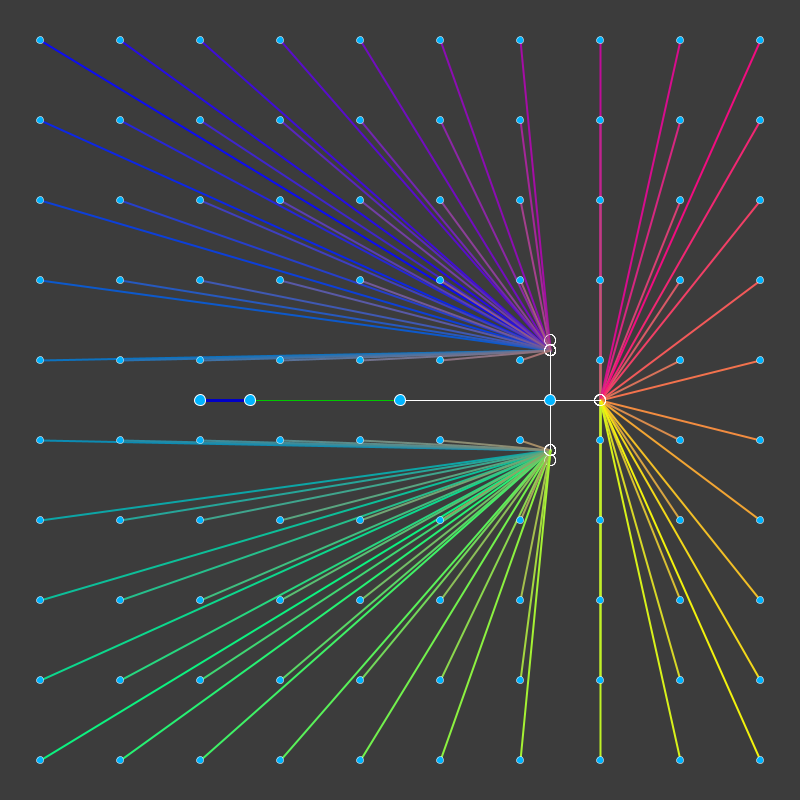
Frame 1 (no input)
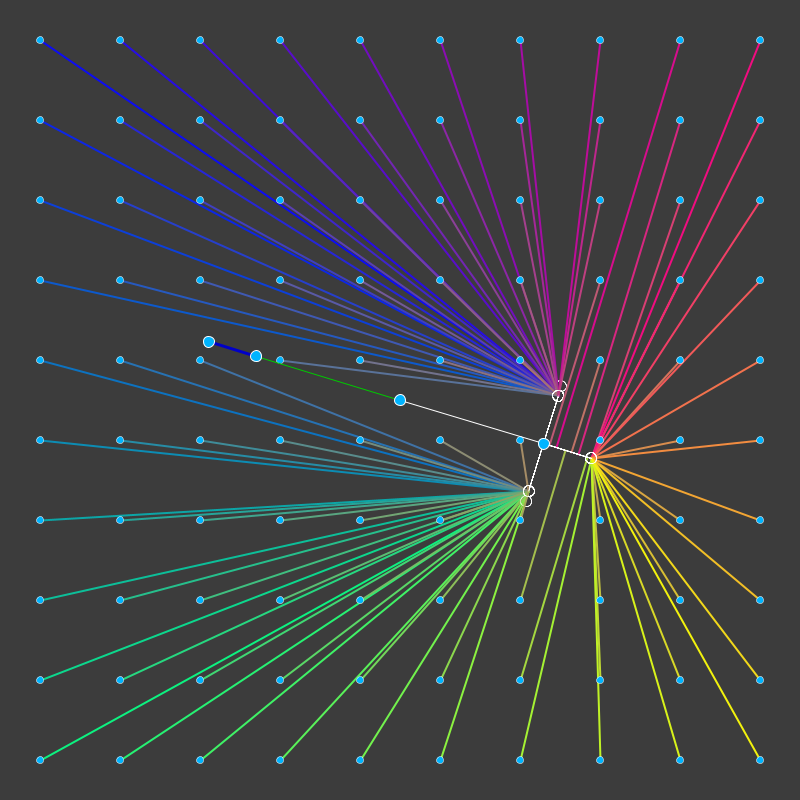
Frame 60 (the mouse pressed at the canvas centre just before this capture)
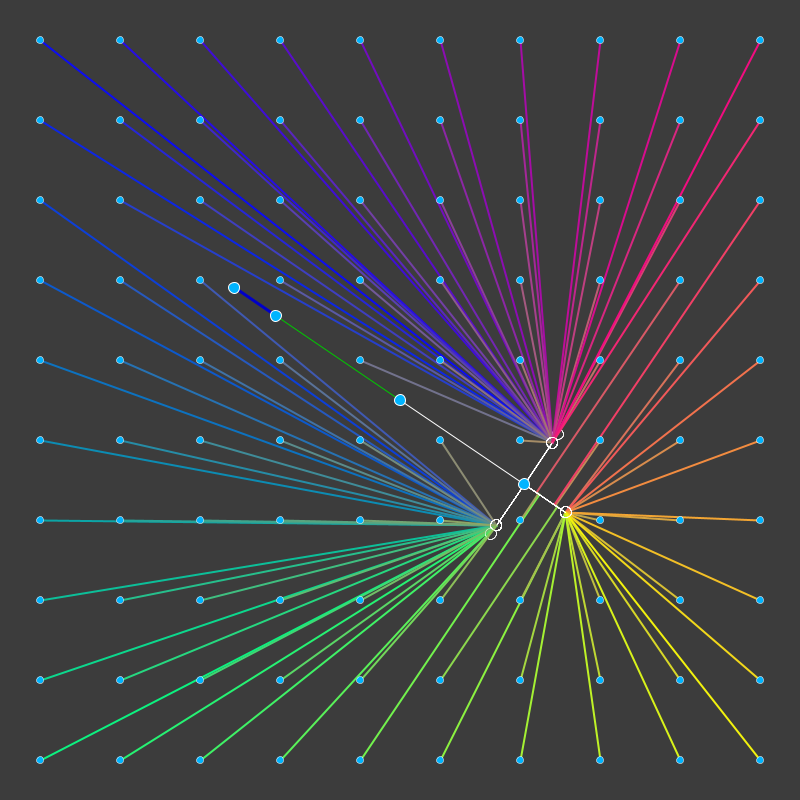
Frame 120 (the mouse held since frame 60 and released just before this capture)

The Processing sketch that drew these frames (run headless with seeded random() and noise(); from frame 60 on, the mouse is pressed at the canvas centre):

// Processing sketch: approach
// ── approach.pde
double RADIUS = 50;
double SPEED = 1;
double TURN_RATE = 5;
boolean playing = false;

int w, h;
float angle;
Point end, start, M, anchor, o1, o2;

void setup() {
  size(800, 800);
  //noLoop();
  h = height/2;
  w = height/2;
  reset();
}

void reset() {
  angle = 0;
  random(-PI, PI);
  M = new Point(w, h);
}

void draw() {
  background(60);

  start = new Point(M.x - 150 * cos(angle), M.y - 150 * sin(angle));
  end = new Point(M.x - 200 * cos(angle), M.y - 200 * sin(angle));
  anchor = new Point(M.x + 150 * cos(angle), M.y + 150 * sin(angle));
  o1 = anchor;
  o2 = anchor;

  int spacing = width/10;
  float r, g, b;
  for (int x = spacing/2; x< width; x+= spacing) {
    for (int y = spacing/2; y< height; y+= spacing) {
      noFill();
      r = x * 255/width;
      g = y * 255/height;
      b = 255- (r + g) / 2;
      stroke(r, g, b);
      strokeWeight(2);
      showConnections(x, y);
    }
  }

  for (int x = spacing/2; x< width; x+= spacing) {
    for (int y = spacing/2; y< height; y+= spacing) {
      fill(0, 180, 255);
      stroke(255);
      circle(x, y, 7);
    }
  }

  strokeWeight(3);
  stroke(0, 0, 200);
  line(end, start);
  strokeWeight(1);
  stroke(0, 200, 0);
  line(start, M);
  stroke(255);
  line(M, anchor);
  line(anchor, o1);
  line(o1, o2);
  end.draw();
  start.draw();
  M.draw();
  anchor.draw();

  angle += 0.005;
}

void showConnections(int x, int y) {
  Point cursor = new Point(x, y);

  double v1 = M.x - anchor.x;
  double v2 = M.y - anchor.y;
  double w1 = cursor.x - anchor.x;
  double w2 = cursor.y - anchor.y;

  double r = angle;
  double a = atan2(w2*v1 - w1*v2, w1*v1 + w2*v2);

  Point p = cursor.project(M, anchor);
  double d = dist(p, cursor);

  if (a > PI/2 || a < - PI /2) {
    o1 = new Point(anchor.x + 50 * cos(r), anchor.y + 50 * sin(r));
    o2 = new Point(anchor.x + 50 * cos(r), anchor.y + 50 * sin(r));
  } else {
    if (a > 0) {
      r -= PI/2;
      o1 = new Point(anchor.x + 50 * cos(r), anchor.y + 50 * sin(r));
      if (d<50) {
        o2 = new Point(anchor.x + 60 * cos(r), anchor.y + 60 * sin(r));
      } else {
        o2 = o1;
      }
    } else {
      r += PI/2;
      o1 = new Point(anchor.x + 50 * cos(r), anchor.y + 50 * sin(r));
      if (d<50) {
        o2 = new Point(anchor.x + 60 * cos(r), anchor.y + 60 * sin(r));
      } else {
        o2 = o1;
      }
    }
  }

  Point p2 = cursor.project(o1, anchor, true);
  if (a > PI/2 || a < - PI /2) {
    if (p2 != null && dist(cursor, p2) < dist(cursor, o1)) {
      line(cursor, p2);
    } else {
      line(cursor, o1);
    }
  } else {
    line(cursor, o1);
  }

  stroke(255);
  strokeWeight(0.5);
  line(anchor, o1);
  o1.draw();
  o2.draw();
}

void mouseMoved() {
  redraw();
}

void keyPressed() {
  reset();
  redraw();
}

// ── bs.pde
double sign(double a) {
  return a < 0 ? -1 : 1;
}
void ellipse(double a, double b, double c, double d) {
  ellipse((float)a, (float)b, (float)c, (float)d);
}

void line(Point p1, Point p2) {
  line(p1.x, p1.y, p2.x, p2.y);
}

void line(double a, double b, double c, double d) {
  line((float)a, (float)b, (float)c, (float)d);
}

float dist(double a, double b, double c, double d) {
  return dist((float)a, (float)b, (float)c, (float)d);
}

void rect(double a, double b, double c, double d) {
  rect((float)a, (float)b, (float)c, (float)d);
}

double sqrt(double x) {
  return Math.sqrt(x);
}

void vertex(double x, double y) {
  vertex((float)x, (float)y);
}

double abs(double v) {
  return Math.abs(v);
}

double sin(double v) {
  return Math.sin(v);
}

double cos(double v) {
  return Math.cos(v);
}

double acos(double v) {
  return Math.acos(v);
}

double atan2(double y, double x) {
  return Math.atan2(y, x);
}

double lerp(double a, double b, double r) {
  return lerp((float)a, (float)b, (float)r);
}

Point lerp(Point p1, Point p2, double r) {
  return new Point(
    lerp(p1.x, p2.x, r),
    lerp(p1.y, p2.y, r)
    );
}

Point lerpd(Point p1, Point p2, double d) {
  double dx = p2.x - p1.x;
  double dy = p2.y - p1.y;
  double m = sqrt(dx*dx + dy*dy);
  double ndx = d * dx/m;
  double ndy = d * dy/m;
  return new Point(p1.x + ndx, p1.y + ndy);
}

double min(double y, double x) {
  return Math.min(y, x);
}

double max(double y, double x) {
  return Math.max(y, x);
}

double dist(Point a, Point b) {
  return dist((float)a.x, (float)a.y, (float)b.x, (float)b.y);
}

double constrain(double v, double min, double max) {
  return v < min ? min : v > max ? max : v;
}

void text(String s, double a, double b) {
  text(s, (float) a, (float) b);
}

double radians(double v) {
  return v/360.0 * TAU;
}


class Point {

  boolean locked = false;
  double x, y;
  boolean active = false;

  Point(double x, double y) {
    this.x = x;
    this.y = y;
  }

  Point(Point other) {
    this.x = other.x;
    this.y = other.y;
  }

  void draw(String label) {
    draw();
    text(label, x+15, y-8);
  }
  
  void lock() {
    locked = true;
  }
  
  void unlock() {
    locked = false;
  }

  void draw() {
    ellipse(x, y, 11, 11);
  }

  void move(double x, double y) {
    this.x = x;
    this.y = y;
  }

  void activate() {
    active = true;
  }

  void deactivate() {
    active = false;
  }

  Point project(Point p1, Point p2) {
    return project(p1.x, p1.y, p2.x, p2.y, false);
  }
  Point project(Point p1, Point p2, boolean constrain) {
    return project(p1.x, p1.y, p2.x, p2.y, constrain);
  }

  Point project(double x1, double y1, double x2, double y2, boolean constrain) {
    double abx = x2 - x1;
    double aby = y2 - y1;
    double acx = this.x - x1;
    double acy = this.y - y1;
    double coeff = (abx * acx + aby * acy) / (abx * abx + aby * aby);
    if (constrain) {
      if (coeff < 0 || coeff > 1) return null;
    }
    return new Point(x1 + abx * coeff, y1 + aby * coeff);
  }

  Point mix(Point other, double v) {
    double x = lerp(this.x, other.x, v);
    double y = lerp(this.y, other.y, v);
    return new Point(x, y);
  }

  Vec2 to(Point other) {
    return new Vec2(other.x - x, other.y - y);
  }

  String toString() {
    return x + "," + y;
  }
}


Point fractionalMove(double t, double x, double y, double dx, double dy) {
  if (t<0 || t>1) return null;
  return new Point(x + dx*t, y + dy*t);
}


class Vec2 extends Point {
  Vec2(double x, double y) {
    super(x, y);
  }
}

class Point3D extends Point {
  double z;
  Point3D(double x, double y, double z) {
    super(x, y);
    this.z = z;
  }
}

class Vec3 extends Point3D {
  Vec3(double x, double y, double z) {
    super(x, y, z);
  }
}

class Circle extends Point {
  double r;
  Circle(double x, double y, double r) {
    super(x, y);
    this.r = r;
  }
  void draw() {
    if (active) {
      stroke(255, 0, 0);
    } else {
      stroke(0);
    }
    ellipse(x, y, 2*r, 2*r);
    super.draw();
  }
  boolean contains(Point p) {
    if (p == null) return false;
    return contains(p.x, p.y);
  }
  boolean contains(double x, double y) {
    return dist(x, y, this.x, this.y) <= r;
  }
  Point intersection(Point p1, Point p2) {
    return intersection(p1.x, p1.y, p2.x, p2.y);
  }
  Point intersection(double x1, double y1, double x2, double y2) {
    //println(x1, y1);
    //println(x2, y2);

    double dy = y2 - y1;
    //println("dy:", dy);
    double dx = x2 - x1;
    //println("dx:", dx);
    Point c = new Point(this);

    double A = dy*dy + dx*dx;
    //println("A:", A);
    double B = 2 * (-c.x*dx - c.y*dy + x1*dx + y1*dy);
    //println("B:", B);
    double C = c.x * c.x + c.y * c.y + x1 * x1 + y1 * y1 - 2*c.x * x1 - 2 * c.y * y1 - r * r;
    //println("C:", C);
    double D = B*B - 4*A*C;
    //println("D:", D);

    double t1 = (-B + sqrt(D))/(2*A);
    //println("t1:", t1);
    double t2 = (-B - sqrt(D))/(2*A);
    //println("t2:", t2);

    if (Double.isNaN(t1) && Double.isNaN(t2)) {
      double cx = x - x1;
      double cy = y - y1;
      double f = constrain((dx*cx + dy*cy) / (dx*dx + dy*dy), 0, 1);
      return new Point(x1 + dx*f, y1 + dy*f);
    }

    if (Double.isNaN(t1) || t1 < t2) t1 = t2;
    double t = constrain(t1, 0, 1);
    return new Point(x1 + dx*t, y1 + dy*t);
  }

  String toString() {
    return super.toString() + "/" + r;
  }
}


class Plane extends Circle {
  double heading;
  double speed;
  double turnRate;

  Plane(double x, double y, double r, double heading) {
    this(x, y, r, heading, SPEED);
  }

  Plane(double x, double y, double r, double heading, double speed) {
    this(x, y, r, heading, speed, TURN_RATE);
  }

  Plane(double x, double y, double r, double heading, double speed, double turnRate) {
    super(x, y, r);
    this.heading = heading;
    this.speed = speed;
    this.turnRate = turnRate;
  }

  void setRadius(double r) {
    this.r = r;
  }

  void setSpeed(double s) {
    this.speed = s;
  }

  void setTurnRate(double turnRate) {
    this.turnRate = turnRate;
  }

  void draw() {
    double dx = speed * cos(heading);
    double dy = speed * sin(heading);
    double m = sqrt(dx*dx + dy*dy);
    double rx = (r * dx)/m;
    double ry = (r * dy)/m;
    if (playing) {
      if (x-r>0 && x+r<width &&y-r>0 && y+r<height) {
        this.move(x + dx, y + dy);
      }
    }
    super.draw();
    ellipse(x + rx + dx, y + ry + dx, 5, 5);
  }

  void target(Point target) {
    if (!playing) return;
    double dx = (target.x - x);
    double dy = (target.y - y);
    double a = atan2(dy, dx);
    double diff = a - heading;
    if (diff > PI) diff -= 2 * PI;
    if (diff < -PI) diff += 2 * PI;

    double cap = 0.0174533 * this.turnRate/2.;
    diff = constrain(diff, -cap, cap);
    heading += diff;
  }
}
